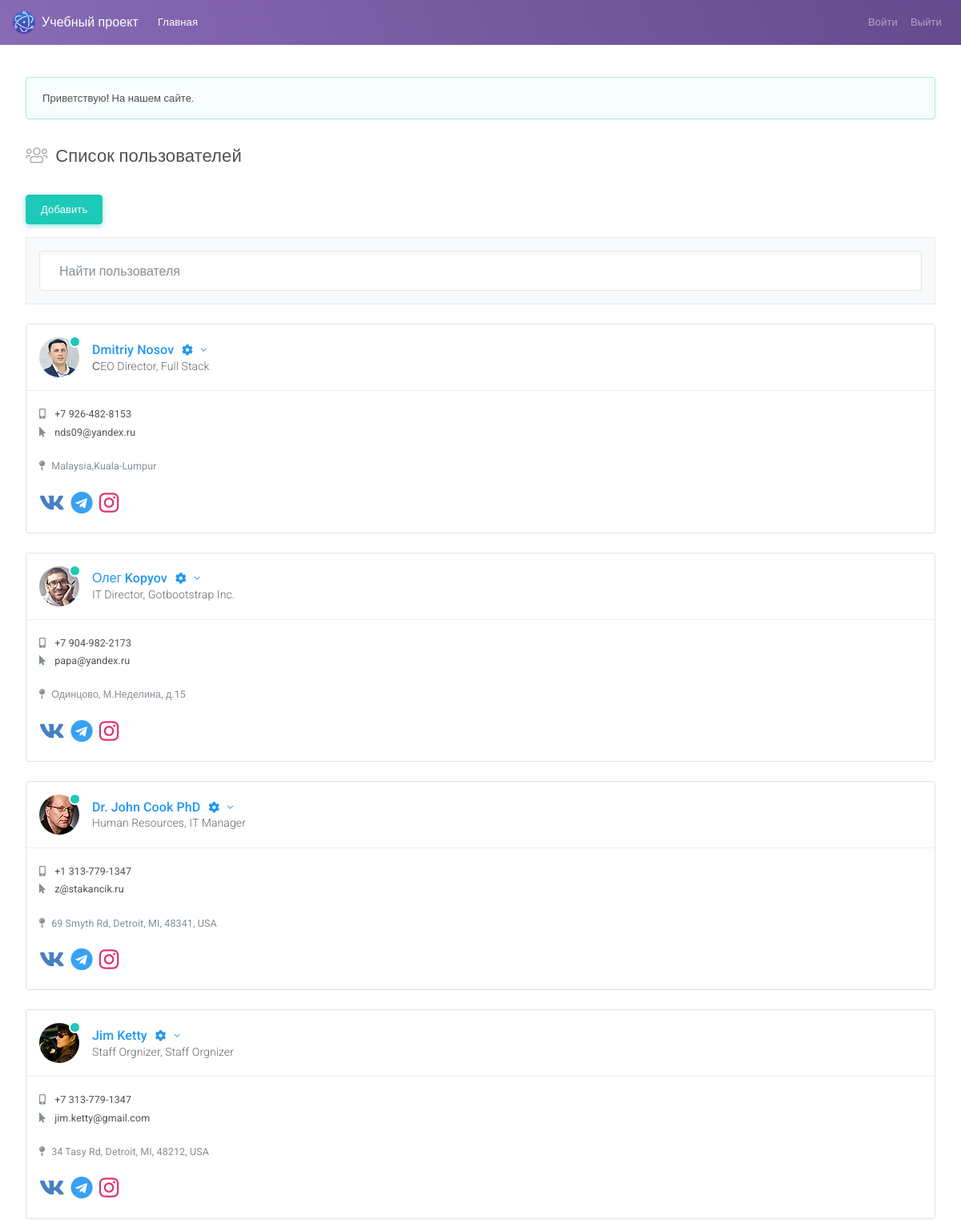
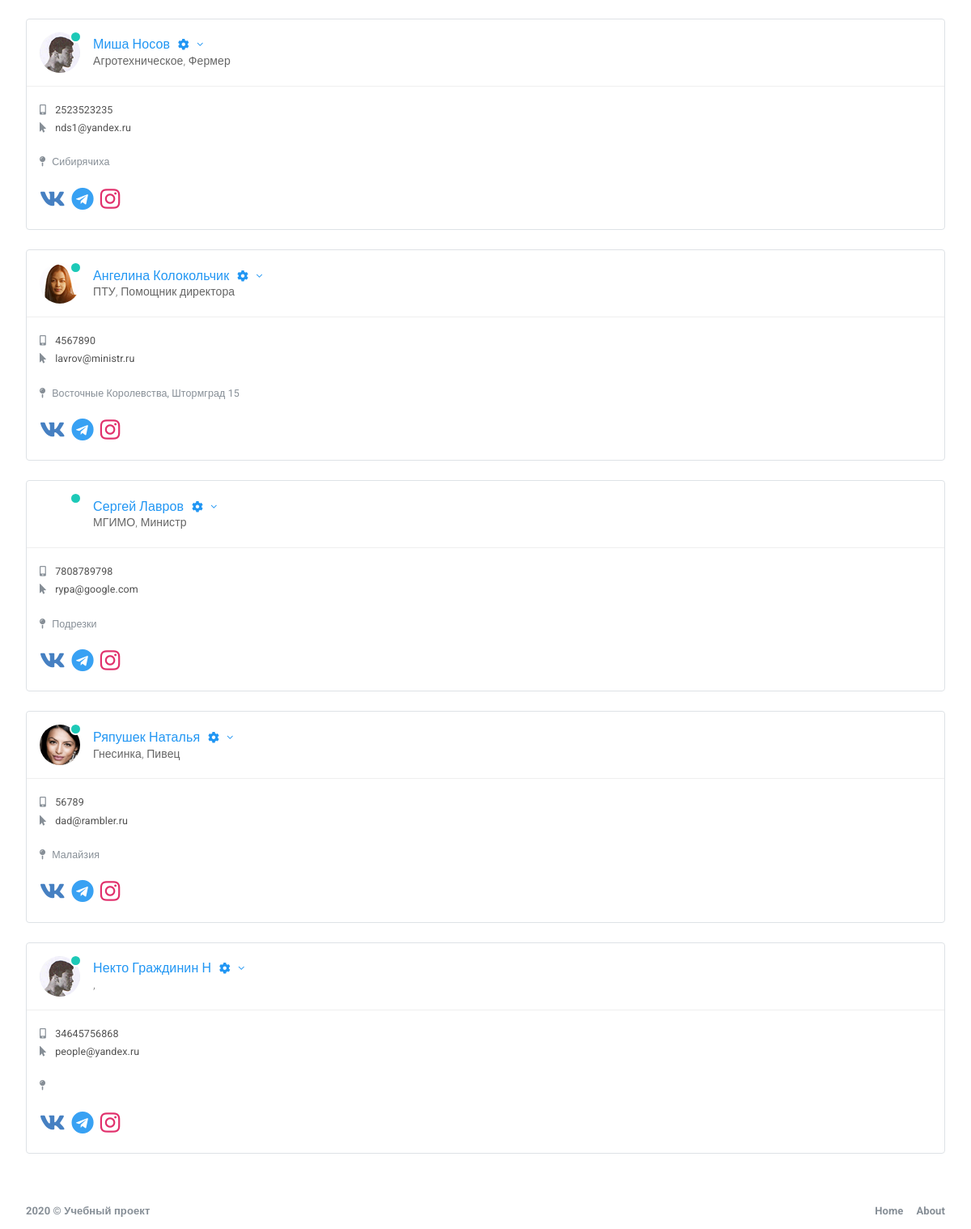
The page /users.php (signed in) on the database its author committed (2 pictures, top to bottom).
### tables this page shows
CREATE TABLE `user_info` (
  `id` int(11) NOT NULL,
  `user_id` int(10) UNSIGNED NOT NULL,
  `name` varchar(150) DEFAULT NULL,
  `lastname` varchar(150) DEFAULT NULL,
  `edu` varchar(150) DEFAULT NULL,
  `prof` varchar(150) DEFAULT NULL,
  `phone` varchar(100) DEFAULT NULL,
  `address` varchar(250) DEFAULT NULL
);

CREATE TABLE `user_privacy` (
  `user_id` int(11) NOT NULL,
  `email` varchar(150) DEFAULT NULL,
  `passwrd` varchar(150) DEFAULT NULL,
  `status` varchar(50) NOT NULL DEFAULT 'Отошел',
  `role` varchar(50) NOT NULL DEFAULT 'user'
);

### users.php (the view, shortened to what this page needs)
<?php
  include_once './function.php';
  $user_list = get_users();
  $role = $_SESSION['auth']['role'];
?>
<!DOCTYPE html>
<html lang="en">
<head>
    <link id="vendorsbundle" rel="stylesheet" media="screen, print" href="css/vendors.bundle.css">
    <link id="appbundle" rel="stylesheet" media="screen, print" href="css/app.bundle.css">
    <link id="myskin" rel="stylesheet" media="screen, print" href="css/skins/skin-master.css">
    <link rel="stylesheet" media="screen, print" href="css/fa-solid.css">
    <link rel="stylesheet" media="screen, print" href="css/fa-brands.css">
    <link rel="stylesheet" media="screen, print" href="css/fa-regular.css">
</head>
    <body class="mod-bg-1 mod-nav-link">
        <nav class="navbar navbar-expand-lg navbar-dark bg-primary bg-primary-gradient">
            <a class="navbar-brand d-flex align-items-center fw-500" href="users.html"><img alt="logo" class="d-inline-block align-top mr-2" src="img/logo.png"> Учебный проект</a>
            <div class="collapse navbar-collapse" id="navbarColor02">
                <ul class="navbar-nav mr-auto">
                    <li class="nav-item active">
                        <a class="nav-link" href="users.php">Главная <span class="sr-only">(current)</span></a>
                    </li>
                </ul>
                <ul class="navbar-nav ml-auto">
                    <li class="nav-item">
                        <a class="nav-link" href="./login.php?clearsession=true">Войти</a>
                    </li>
                    <li class="nav-item">
                        <a class="nav-link" href="./users.php?clearsession=true">Выйти</a>
                    </li>
                </ul>
            </div>
        </nav>
        <main id="js-page-content" role="main" class="page-content mt-3">
            <div class="subheader">
                <h1 class="subheader-title">
                    <i class='subheader-icon fal fa-users'></i> Список пользователей
                </h1>
            </div>
            <div class="row">
                <div class="col-xl-12">
                    <?php if($role == 'admin')  { ?>
                        <a class="btn btn-success" href="./create_user.php">Добавить</a>
                    <?php } ?>
                    <div class="border-faded bg-faded p-3 mb-g d-flex mt-3">
                        <input type="text" id="js-filter-contacts" name="filter-contacts" class="form-control shadow-inset-2 form-control-lg" placeholder="Найти пользователя">
                    </div>
                </div>
            </div>
            <div class="row" id="js-contacts">
                <?php
                 foreach ($user_list as $u_list):
                ?>
                <div class="col-xl-4">
                    <div id="c_1" class="card border shadow-0 mb-g shadow-sm-hover" data-filter-tags="oliver kopyov">
                        <div class="card-body border-faded border-top-0 border-left-0 border-right-0 rounded-top">
                            <div class="d-flex flex-row align-items-center">
                                <span class="status status-success mr-3">
                                    <span class="rounded-circle profile-image d-block " style="background-image:url('img/demo/avatars/<?=$u_list[filename]?>'); background-size: cover;"></span>
                                </span>
                                <div class="info-card-text flex-1">
                                    <a href="javascript:void(0);" class="fs-xl text-truncate text-truncate-lg text-info" data-toggle="dropdown" aria-expanded="false"><?=$u_list[name]?> <?=$u_list[lastname]?>
                                    <?php
                                     if($role == 'admin' || $u_list[email] == $_SESSION['auth']['email'])  { ?>
                                        <i class="fal fas fa-cog fa-fw d-inline-block ml-1 fs-md"></i>
                                        <i class="fal fa-angle-down d-inline-block ml-1 fs-md"></i>
                                    </a>
                                    <?php  } else {  ?>
                                          </a>
                                        <? } ?>
                                    <span class="text-truncate text-truncate-xl"><?=$u_list[edu]?>,
                                        <?=$u_list[prof]?></span>
                                </div>
                            </div>
                        </div>
                        <div class="card-body p-0 collapse show">
                            <div class="p-3">
                                <a href="tel:+13174562564" class="mt-1 d-block fs-sm fw-400 text-dark">
                                    <i class="fas fa-mobile-alt text-muted mr-2"></i>
                                    <?=$u_list[phone]?></a>
                                <a href="mailto:oliver.kopyov@smartadminwebapp.com" class="mt-1 d-block fs-sm fw-400 text-dark">
                                    <i class="fas fa-mouse-pointer text-muted mr-2"></i> <?=$u_list[email]?></a>
                                <address class="fs-sm fw-400 mt-4 text-muted">
                                    <i class="fas fa-map-pin mr-2"></i><?=$u_list[address]?></address>
                                <div class="d-flex flex-row">
                                    <a href="javascript:void(<?=$u_list[vk]?>);" class="mr-2 fs-xxl" style="color:#4680C2">
                                       <i class="fab fa-vk"></i>
                                    </a>
                                    <a href="javascript:void(<?=$u_list[teleg]?>);" class="mr-2 fs-xxl" style="color:#38A1F3">
                                        <i class="fab fa-telegram"></i>
                                    </a>
                                    <a href="javascript:void(<?=$u_list[insta]?>);" class="mr-2 fs-xxl" style="color:#E1306C">
                                        <i class="fab fa-instagram"></i>
                                    </a>
                                </div>
                            </div>
                        </div>
                    </div>
                </div>
                <?endforeach?>
            </div>
        </main>
        <footer class="page-footer" role="contentinfo">
            <div class="d-flex align-items-center flex-1 text-muted">
                <span class="hidden-md-down fw-700">2020 © Учебный проект</span>
            </div>
            <div>
                <ul class="list-table m-0">
                    <li><a href="intel_introduction.html" class="text-secondary fw-700">Home</a></li>
                    <li class="pl-3"><a href="info_app_licensing.html" class="text-secondary fw-700">About</a></li>
                </ul>
            </div>
        </footer>
    </body>
</html>

### css/fa-solid.css (style rules this page uses)
.fa,.fas { font-family:'Font Awesome 5 Pro';font-weight:900 }

### css/fa-brands.css (style rules this page uses)
.fab { font-family:'Font Awesome 5 Brands';font-weight:400 }

### rows shown on the page
user_info: shows a picture, name "Dmitriy", lastname "Nosov", edu "СEO Director", prof "Full Stack", phone "+7 926-482-8153", user.email "nds09@yandex.ru", address "Malaysia,Kuala-Lumpur"
user_info: shows a picture, name "Олег", lastname "Kopyov", edu "IT Director", prof "Gotbootstrap Inc.", phone "+7 904-982-2173", user.email "papa@yandex.ru", address "Одинцово, М.Неделина, д.15"
user_info: shows a picture, name "Dr. John", lastname "Cook PhD", edu "Human Resources", prof "IT Manager", phone "+1 313-779-1347", user.email "z@stakancik.ru", address "69 Smyth Rd, Detroit, MI, 48341, USA"
user_info: shows a picture, name "Jim", lastname "Ketty", edu "Staff Orgnizer", prof "Staff Orgnizer", phone "+7 313-779-1347", user.email "jim.ketty@gmail.com", address "34 Tasy Rd, Detroit, MI, 48212, USA"
user_info: name "Миша", lastname "Носов", edu "Агротехническое", prof "Фермер", phone "2523523235", user.email "nds1@yandex.ru", address "Сибирячиха"
user_info: shows a picture, name "Ангелина", lastname "Колокольчик", edu "ПТУ", prof "Помощник директора", phone "4567890", user.email "lavrov@ministr.ru", address "Восточные Королевства, Штормград 15"
user_info: name "Сергей", lastname "Лавров", edu "МГИМО", prof "Министр", phone "7808789798", user.email "rypa@google.com", address "Подрезки"
user_info: shows a picture, name "Ряпушек", lastname "Наталья", edu "Гнесинка", prof "Пивец", phone "56789", user.email "dad@rambler.ru", address "Малайзия"
user_info: name "Некто", lastname "Граждинин Н", phone "34645756868", user.email "people@yandex.ru"

### other values the page prints
$_SESSION['message'] "Приветствую! На нашем сайте."
